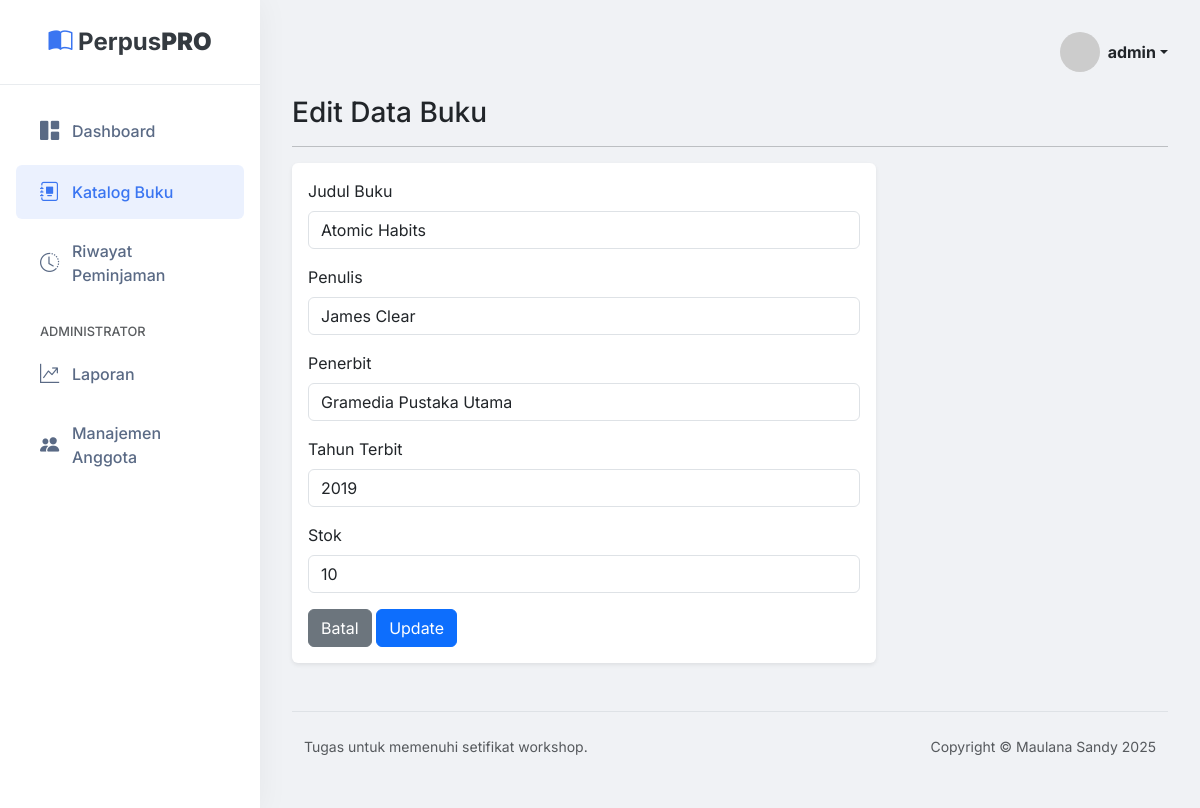
The page /buku/edit.php?id=100 (signed in) on the database its author committed.
### tables this page shows
CREATE TABLE `buku` (
  `id` int(11) NOT NULL,
  `judul` varchar(255) NOT NULL,
  `penulis` varchar(150) NOT NULL,
  `penerbit` varchar(150) DEFAULT NULL,
  `tahun_terbit` year(4) DEFAULT NULL,
  `stok` int(11) NOT NULL DEFAULT 0,
  `cover` varchar(255) DEFAULT NULL COMMENT 'Nama file gambar cover',
  `sinopsis` text DEFAULT NULL
);

### config/database.php (called while the page is built, shortened)
<?php
$main_url = 'http://localhost/perpustakaan/';
?>

### buku/edit.php (the view, shortened to what this page needs)
<?php
require_once '../templates/header.php';
$id = isset($_GET['id']) ? (int)$_GET['id'] : 0;
$stmt_select = mysqli_prepare($koneksi, "SELECT * FROM buku WHERE id = ?");
mysqli_stmt_bind_param($stmt_select, "i", $id);
mysqli_stmt_execute($stmt_select);
$buku = mysqli_fetch_assoc(mysqli_stmt_get_result($stmt_select));
?>
<h3>Edit Data Buku</h3><hr>
<div class="card shadow-sm col-md-8">
    <div class="card-body">
        <form action="<?php echo $main_url; ?>buku/edit.php?id=<?php echo $id; ?>" method="POST">
            <div class="mb-3"><label for="judul" class="form-label">Judul Buku</label><input type="text" class="form-control" id="judul" name="judul" value="<?php echo htmlspecialchars($buku['judul']); ?>" required></div>
            <div class="mb-3"><label for="penulis" class="form-label">Penulis</label><input type="text" class="form-control" id="penulis" name="penulis" value="<?php echo htmlspecialchars($buku['penulis']); ?>" required></div>
            <div class="mb-3"><label for="penerbit" class="form-label">Penerbit</label><input type="text" class="form-control" id="penerbit" name="penerbit" value="<?php echo htmlspecialchars($buku['penerbit']); ?>"></div>
            <div class="mb-3"><label for="tahun_terbit" class="form-label">Tahun Terbit</label><input type="number" class="form-control" id="tahun_terbit" name="tahun_terbit" value="<?php echo htmlspecialchars($buku['tahun_terbit']); ?>"></div>
            <div class="mb-3"><label for="stok" class="form-label">Stok</label><input type="number" class="form-control" id="stok" name="stok" value="<?php echo htmlspecialchars($buku['stok']); ?>" required></div>
            <a href="<?php echo $main_url; ?>buku/index.php" class="btn btn-secondary">Batal</a>
            <button type="submit" class="btn btn-primary">Update</button>
        </form>
    </div>
</div>
<?php require_once '../templates/footer.php'; ?>

### templates/header.php (style rules this page uses)
:root { --bs-primary-rgb: 58, 117, 241; --bs-body-font-family: 'Inter', sans-serif; }
body { background-color: #f0f2f5; }
.card { border: none; box-shadow: 0 0 25px rgba(0,0,0,0.05); }

### rows shown on the page
buku: judul "Atomic Habits", penulis "James Clear", penerbit "Gramedia Pustaka Utama", tahun_terbit "2019", stok "10"

### other values the page prints
$username "admin"
